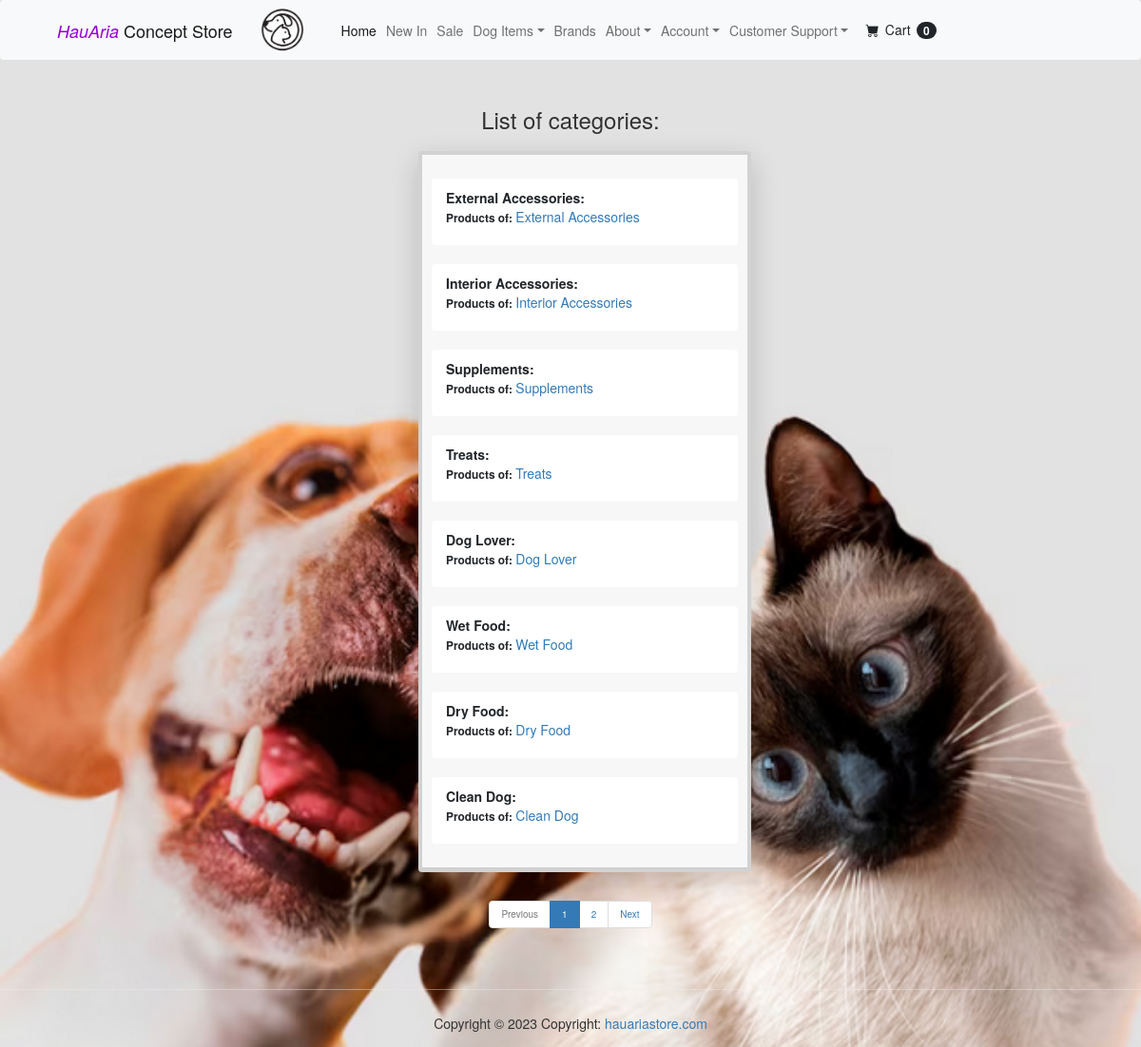
Page /store/categories/ on the committed database.
### store/models.py (models this page shows, shortened)
class Category(models.Model):
    name: str = models.CharField(max_length=60)
    class Meta:
        verbose_name_plural: str = 'categories'
    def __str__(self) -> str:
        return self.name

### store/views.py (the view)
# urls.py: path('categories/', views.category_list, name='category_list'),
def category_list(request) -> HttpResponse:
    categories: QuerySet[Category] = Category.objects.all()
    num_items: int = 8
    page_obj: list[QuerySet] = paginate_queryset(request, categories, num_items)
    return render(request, 'store/category_list.html', {'categories': page_obj, 'page_obj': page_obj})

### store/pagination.py (called while the page is built)
def paginate_queryset(request: HttpRequest, queryset: QuerySet, num_items: int) -> List[QuerySet]:
    paginator = Paginator(queryset, num_items)
    page_number = request.GET.get('page')
    page_obj = paginator.get_page(page_number)
    return page_obj

### store/templates/store/category_list.html (shortened to what this page needs)
{% extends 'base.html' %}
{% block content %}
    <div class="container">
        <div class="px-3 py-3 pt-md-3 pb-md-3 mx-auto text-center">
            <h3>List of categories:</h3>
        </div>
        <div class="container">
            <div class="row justify-content-lg-center">
                <div class="col-lg-4">
                    <div class="card shadow-lg border-4 rounded-lg mt-0 mb-3">
                        <div class="card-header"><br>
                            {% for category in categories %}
                                <ul class="list-group list-group-flush">
                                    <li class="list-group-item">
                                        <b>{{ category }}:</b> &nbsp;
                                            <p><b><small>Products of: </small></b>
                                                <a href="{% url 'store:category_view' pk=category.id %}">{{ category.name }}</a>
                                            </p>
                                    </li>
                                </ul>
                            {% endfor %}
                        </div>
                    </div>
                </div>
            </div>
        </div>
    </div>
{% endblock %}
{% block pagination %}
    {% include 'pagination.html' %}
{% endblock %}

### rows in the picture
Category: name "External Accessories"
Category: name "Interior Accessories"
Category: name "Supplements"
Category: name "Treats"
Category: name "Dog Lover"
Category: name "Wet Food"
Category: name "Dry Food"
Category: name "Clean Dog"

### other values in the picture
{{ i }} "1"
{{ i }} "2"
